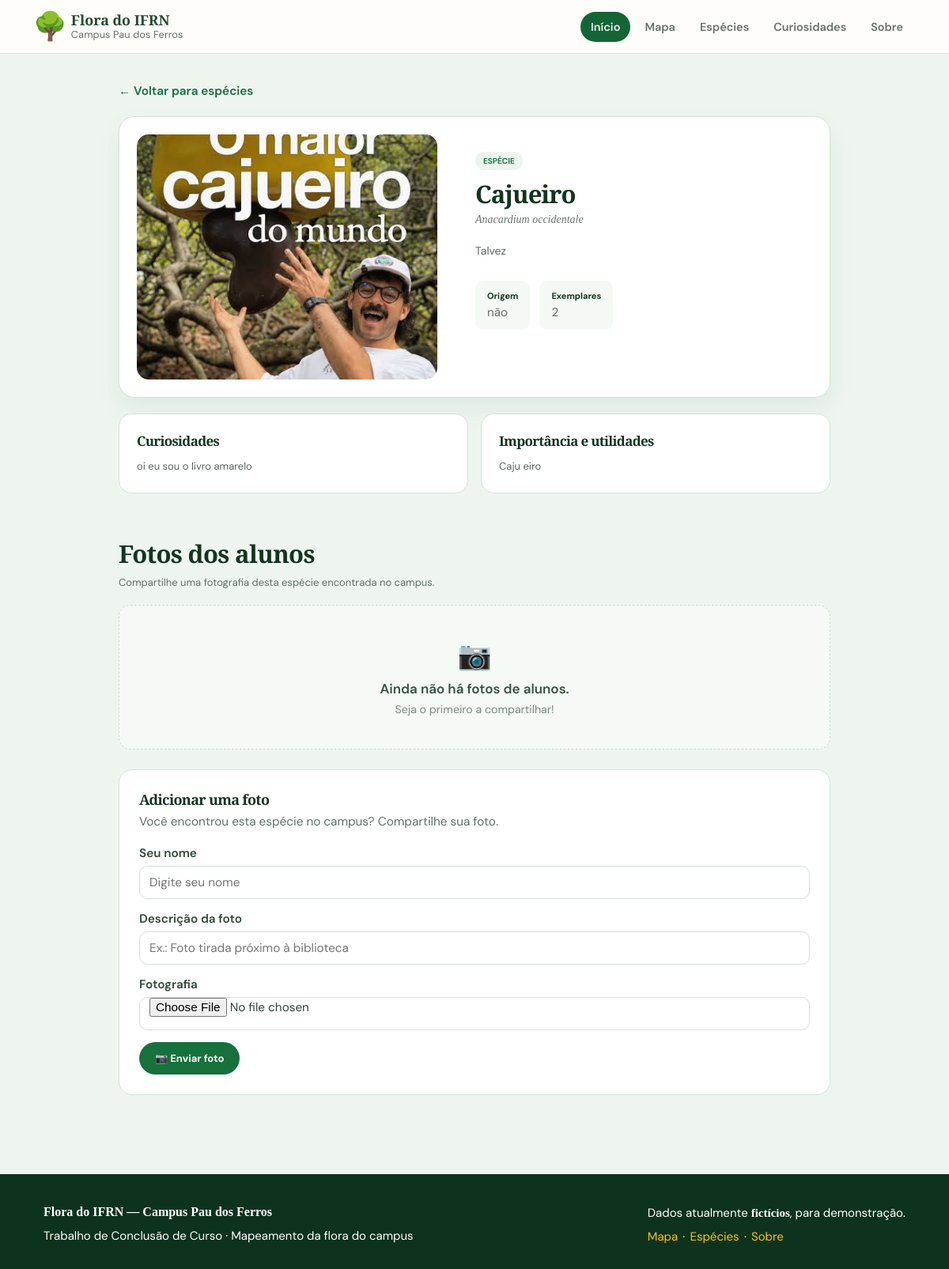
The page /detalhe_especies/cajueiro/ on the database its author committed.
### core/models.py (models this page shows, shortened)
class Especie(models.Model):
    nome = models.CharField(max_length=150)
    nome_cientifico = models.CharField(max_length=150)
    origem = models.CharField(max_length=150)
    quantidade = models.PositiveIntegerField(default=0)
    foto = models.ImageField(
        upload_to='especies/',
        blank=True,
        null=True
    )
    descricao = models.TextField(blank=True)
    curiosidades = models.TextField(blank=True)
    utilidades = models.TextField(blank=True)
    slug = models.SlugField(
        unique=True,
        max_length=150
    )

### core/views.py (the view, shortened to what this page needs)
# urls.py: path('detalhe_especies/<slug:slug>/',views.detalhe_especie,name='detalhe_especie'),
def detalhe_especie(request, slug):
    especie = Especie.objects.get(slug=slug)
    fotos = especie.fotos_alunos.filter(aprovada=True).order_by('-data_envio')
    return render(request,'core/detalhe_especie.html',{'especie': especie,'fotos': fotos}
)

### core/templates/core/detalhe_especie.html (shortened to what this page needs)
{% extends 'base.html' %}
{% block content %}
<main class="detalhe-page">
    <a
        href="{% url 'especie' %}"
        class="voltar-especies"
    >
        ← Voltar para espécies
    </a>
    <section class="detalhe-hero">
        <div class="detalhe-foto">
            {% if especie.foto %}
                <img
                    src="{{ especie.foto.url }}"
                    alt="{{ especie.nome }}"
                >
            {% else %}
                <span class="detalhe-emoji">
                    🌳
                </span>
            {% endif %}
        </div>
        <div class="detalhe-info">
            <span class="detalhe-tag">
                ESPÉCIE
            </span>
            <h1>
                {{ especie.nome }}
            </h1>
            <p class="detalhe-cientifico">
                {{ especie.nome_cientifico }}
            </p>
            <p class="detalhe-descricao">
                {{ especie.descricao }}
            </p>
            <div class="detalhe-dados">
                <div>
                    <strong>Origem</strong>
                    <span>{{ especie.origem }}</span>
                </div>
                <div>
                    <strong>Exemplares</strong>
                    <span>{{ especie.quantidade }}</span>
                </div>
            </div>
        </div>
    </section>
    <section class="informacoes-especie">
        <div class="info-box">
            <h2>Curiosidades</h2>
            <p>
                {{ especie.curiosidades }}
            </p>
        </div>
        <div class="info-box">
            <h2>Importância e utilidades</h2>
            <p>
                {{ especie.utilidades }}
            </p>
        </div>
    </section>
    <section class="fotos-alunos">
        <div class="secao-titulo">
            <div>
                <h2>
                    Fotos dos alunos
                </h2>
                <p>
                    Compartilhe uma fotografia desta espécie
                    encontrada no campus.
                </p>
            </div>
        </div>
        <div class="galeria-alunos">
            {% for foto in fotos %}
            <article class="foto-aluno">
                <img
                    src="{{ foto.foto.url }}"
                    alt="Foto de {{ especie.nome }}"
                >
                {% if foto.nome_aluno %}
                <div class="foto-legenda">
                    <strong>
                        {{ foto.nome_aluno }}
                    </strong>
                    {% if foto.descricao %}
                    <p>
                        {{ foto.descricao }}
                    </p>
                    {% endif %}
                </div>
                {% endif %}
            </article>
            {% empty %}
            <div class="galeria-vazia">
                <span>📷</span>
                <p>
                    Ainda não há fotos de alunos.
                </p>
                <small>
                    Seja o primeiro a compartilhar!
                </small>
            </div>
            {% endfor %}
        </div>
        <div class="enviar-foto">
            <h2>
                Adicionar uma foto
            </h2>
            <p>
                Você encontrou esta espécie no campus?
                Compartilhe sua foto.
            </p>
            <form
                method="POST"
                enctype="multipart/form-data"
            >
                <div class="campo-form">
                    <label for="nome_aluno">
                        Seu nome
                    </label>
                    <input
                        type="text"
                        id="nome_aluno"
                        name="nome_aluno"
                        placeholder="Digite seu nome"
                    >
                </div>
                <div class="campo-form">
                    <label for="descricao">
                        Descrição da foto
                    </label>
                    <input
                        type="text"
                        id="descricao"
                        name="descricao"
                        placeholder="Ex.: Foto tirada próximo à biblioteca"
                    >
                </div>
                <div class="campo-form">
                    <label for="foto">
                        Fotografia
                    </label>
                    <input
                        type="file"
                        id="foto"
                        name="foto"
                        accept="image/*"
                        required
                    >
                </div>
                <button
                    type="submit"
                    class="btn-enviar-foto"
                >
                    📷 Enviar foto
                </button>
            </form>
        </div>
    </section>
</main>
{% include 'fragments/footer.html' %}
{% endblock %}

### static/style.css (style rules this page uses)
:root { --green-dark: #145c34; --green-hero: #145d35; --green: #146536; --green-soft: #eaf5ee; --text: #12351f; --muted: #63706a; --line: #dbe5df; --yellow: #ffc20a; --cream: #eef5ef; --white: #ffffff; font-size: 17px; }
* { box-sizing: border-box; }
html { scroll-behavior: smooth; }
body { margin: 0; background: var(--cream); color: var(--text); font-family: "DM Sans", Arial, sans-serif; }
a { color: inherit; text-decoration: none; }
h1, h2, h3 { font-family: "Libre Baskerville", Georgia, serif; }
h1 { font-size: clamp(42px, 4.2vw, 54px); line-height: 1.05; margin: 0 0 14px; letter-spacing: -1px; }
h2 { font-size: 31px; letter-spacing: -0.7px; margin: 0 0 20px; }
.detalhe-page { width: min(900px, calc(100% - 40px)); margin: 0 auto; padding: 35px 0 100px; }
.voltar-especies { display: inline-block; margin-bottom: 22px; color: #176d3c; font-size: 0.9rem; font-weight: 600; transition: color 0.2s ease; }
.detalhe-hero { display: grid; grid-template-columns: 380px 1fr; gap: 38px; background: #ffffff; border: 1px solid #d5e2d8; border-radius: 20px; padding: 22px; box-shadow: 0 14px 30px rgba(23, 109, 60, 0.08); }
.detalhe-foto { height: 310px; border-radius: 15px; background: linear-gradient(180deg, #eaf7ed, #f8fcf8); display: flex; align-items: center; justify-content: center; overflow: hidden; }
.detalhe-foto img { width: 100%; height: 100%; object-fit: cover; }
.detalhe-info { padding: 20px 10px; }
.detalhe-tag { display: inline-block; padding: 5px 10px; border-radius: 15px; background: #eaf5ee; color: #237149; font-size: 10px; font-weight: 700; }
.detalhe-info h1 { margin: 12px 0 6px; color: #12351f; font-size: 31px; line-height: 1.2; }
.detalhe-cientifico { margin: 0 0 20px; color: #6b746f; font-family: Georgia, serif; font-style: italic; font-size: 14px; }
.detalhe-descricao { color: #59655f; font-size: 14px; line-height: 1.7; margin-bottom: 25px; }
.detalhe-dados { display: flex; gap: 12px; }
.detalhe-dados div { display: flex; flex-direction: column; padding: 12px 15px; background: #f5f9f5; border-radius: 10px; }
.detalhe-dados strong { color: #12351f; font-size: 11px; }
.detalhe-dados span { margin-top: 4px; color: #63706a; font-size: 0.9rem; }
.informacoes-especie { display: grid; grid-template-columns: 1fr 1fr; gap: 16px; margin-top: 20px; }
.info-box { background: #ffffff; border: 1px solid #d5e2d8; border-radius: 16px; padding: 22px; }
.info-box h2 { font-size: 17px; margin: 0 0 10px; }
.info-box p { margin: 0; color: #59655f; font-size: 13px; line-height: 1.7; }
.fotos-alunos { margin-top: 55px; }
.secao-titulo h2 { margin-bottom: 7px; }
.secao-titulo p { margin: 0; color: #63706a; font-size: 13px; }
.galeria-alunos { display: grid; grid-template-columns: repeat(3, 1fr); gap: 15px; margin-top: 20px; }
.galeria-vazia { grid-column: 1 / -1; padding: 40px 20px; text-align: center; background: #f5faf6; border: 1px dashed #cbded0; border-radius: 15px; }
.galeria-vazia span { font-size: 35px; }
.galeria-vazia p { margin: 8px 0 3px; color: #365440; font-weight: 600; }
.galeria-vazia small { color: #7b8981; }
.enviar-foto { margin-top: 25px; padding: 25px; background: #ffffff; border: 1px solid #d5e2d8; border-radius: 17px; }
.enviar-foto h2 { font-size: 18px; margin: 0 0 6px; }
.enviar-foto > p { margin: 0 0 20px; color: #63706a; font-size: 0.9rem; }
.campo-form { margin-bottom: 15px; }
.campo-form label { display: block; margin-bottom: 6px; color: #33483a; font-size: 0.9rem; font-weight: 600; }
.campo-form input { width: 100%; height: 42px; padding: 0 12px; border: 1px solid #d5e1d8; border-radius: 10px; outline: none; color: #33453b; font-family: "DM Sans", Arial, sans-serif; font-size: 0.9rem; }
.btn-enviar-foto { border: 0; padding: 12px 20px; border-radius: 25px; background: #16713d; color: white; font-family: "DM Sans", Arial, sans-serif; font-size: 13px; font-weight: 700; cursor: pointer; transition: background 0.2s ease; }

### rows shown on the page
Especie: foto (picture), nome "Cajueiro", nome_cientifico "Anacardium occidentale", descricao "Talvez", origem "não", quantidade "2", curiosidades "oi eu sou o livro amarelo", utilidades "Caju eiro"
